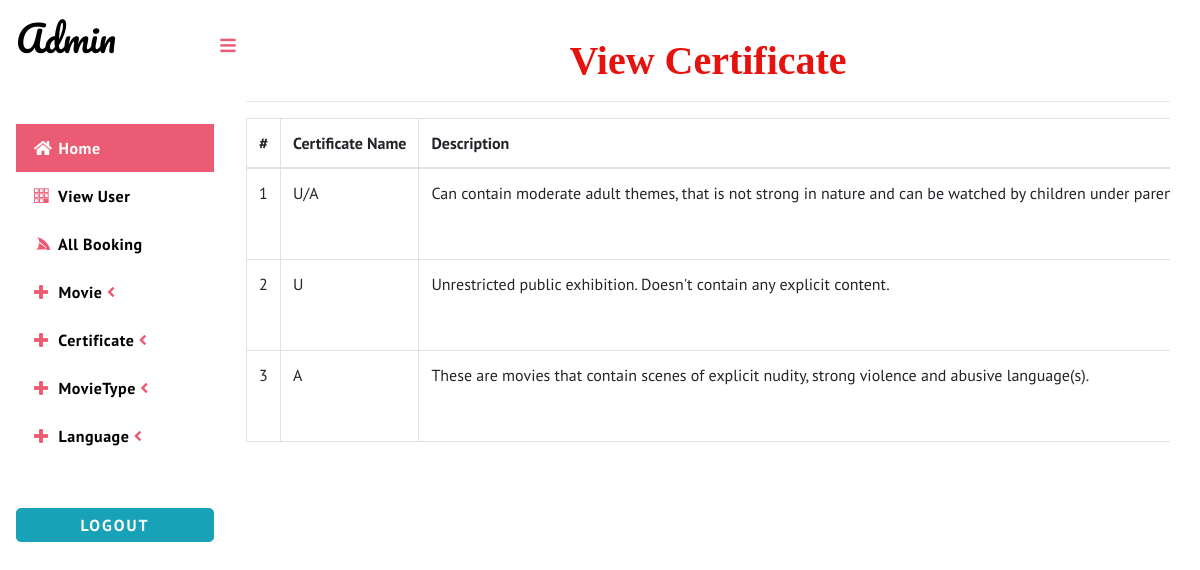
Screenshot of /view_certificate (signed in) with the database file from the repository.
### movie/models.py (models this page shows, shortened)
class Certificate(models.Model):
    name=models.CharField(max_length=10,null=True)
    description=models.TextField(null=True)

### movie/views.py (the view)
# urls.py: path('view_certificate', View_Certificate, name="view_certificate"),
def View_Certificate(request):
    if not request.user.is_staff:
        return redirect('login')
    data = Certificate.objects.all()
    d = {'data': data}
    return render(request,'view_certificate.html',d)

### movie/templates/view_certificate.html (shortened to what this page needs)
{% extends 'index_admin.html' %}
{% load static %}
{% block body %}
<link rel='stylesheet' type='text/css' href="https://cdn.datatables.net/1.10.21/css/jquery.dataTables.min.css">
<link rel='stylesheet' type='text/css' href="https://cdn.datatables.net/buttons/1.6.2/css/buttons.dataTables.min.css">
<div class="container ">
    <div class="container-fluid">
        <h1 align="center" style="font-weight:bold;font-family : 'Monotype Corsiva' ; color : #E6120E ;margin-top:4%">View Certificate</h1>
    <hr>                        <div class="scrollmenu">
                                <table id="example" class="table table-bordered">
                                  <thead>
                                    <tr>
                                      <th style="width:100px">#</th>
                                      <th style="width:200px">Certificate Name</th>
                                      <th>Description</th>
                                  </tr>
                              </thead>
                              <tbody>
                              {% for i in data %}
                                <tr>
                                  <td>{{forloop.counter}}</td>
                                  <td>{{i.name}}</td>
                                  <td>{{i.description}}</td>
                              </tr>
                              {% endfor %}
                          </tbody>
                      </table>
                  </div>
    </div></div>
{% endblock %}

### movie/static/css1/style.css (style rules this page uses)
html, body { font-family: 'PT Sans', sans-serif; font-size: 100%; overflow-x: hidden; background: #fff; }
h1, h2, h3, h4, h5, h6 { margin: 0; font-family: 'Yanone Kaffeesatz', sans-serif; }
.cbp-spmenu-push { overflow-x: hidden; position: relative; }
.cbp-spmenu, .cbp-spmenu-push { -webkit-transition: all 0.3s ease; -moz-transition: all 0.3s ease; transition: all 0.3s ease; }

### movie/templates/view_certificate.html (style rules this page uses)
div.scrollmenu { overflow: auto; width:100%; white-space: nowrap; }

### rows the page displays
Certificate: name "U/A", description "Can contain moderate adult themes, that is not strong in nature and can be watched by children under…"
Certificate: name "U", description "Unrestricted public exhibition. Doesn't contain any explicit content."
Certificate: name "A", description "These are movies that contain scenes of explicit nudity, strong violence and abusive language(s)."
